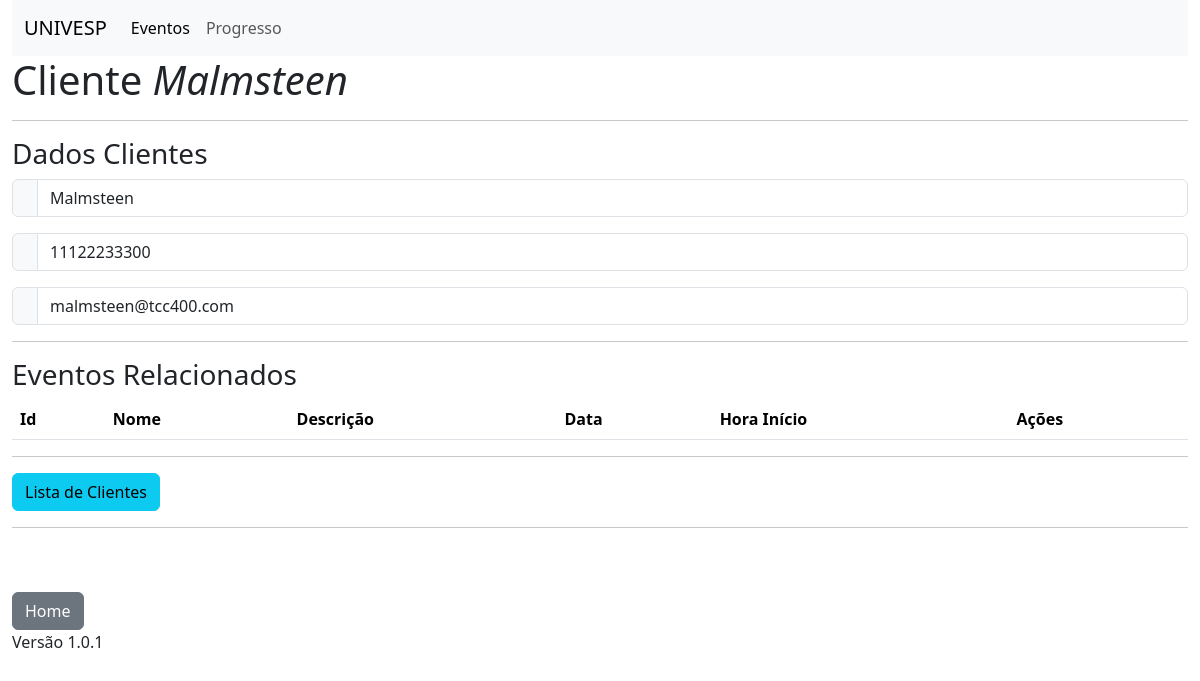
/cliente_ver/1, run on the app's committed database.
### models.py (models this page shows, shortened)
class Cliente(db.Model):
    __tablename__='clientes'
    id = db.Column(db.Integer, primary_key=True)
    nome = db.Column(db.String(100))
    cpf = db.Column(db.String(11))
    email = db.Column(db.String(100))
    eventos = db.relationship('Evento',
                              secondary=Cliente_Evento.__table__,
                              back_populates='clientes'
                              )

### routes.py (the view)
@app.route('/cliente_ver/<int:id>')
def cliente_ver(id):
    cliente = Cliente.query.get(id)
    clientes_eventos = Cliente_Evento.query.all()
    lista_eventos = []
    for cliente_evento in clientes_eventos:
        if cliente_evento.evento_id == cliente.id:
            evento = Evento.query.get(cliente_evento.cliente_id)
            print('Evento add: ', evento)
            lista_eventos.append(evento)
    return render_template('cliente_ver.html',cliente=cliente, lista_eventos=lista_eventos)

### templates/cliente_ver.html (shortened to what this page needs)
{% extends 'base.html' %}
{% block conteudo %}
<h1>Cliente <i>{{cliente.nome}}</i></h1>
<hr>
<h3>Dados Clientes</h3>
    <div class="input-group mb-3">
        <span class="input-group-text" id="basic-addon1"></span>
        <input type="text" class="form-control" placeholder="Nome" aria-label="Username" aria-describedby="basic-addon1" name="nome" value="{{cliente.nome}}">
    </div>
    <div class="input-group mb-3">
        <span class="input-group-text" id="basic-addon1"></span>
        <input type="text" class="form-control" placeholder="CPF" aria-label="Username" aria-describedby="basic-addon1" name="cpf" value="{{cliente.cpf}}">
    </div>
    <div class="input-group mb-3">
        <span class="input-group-text" id="basic-addon1"></span>
        <input type="text" class="form-control" placeholder="E-mail" aria-label="Username" aria-describedby="basic-addon1" name="email" value="{{cliente.email}}">
    </div>
  <hr>
  <h3>Eventos Relacionados</h3>
  <table class="table table-striped">
    <thead>
      <tr>
        <th scope="col">Id</th>
        <th scope="col">Nome</th>
        <th scope="col">Descrição</th>
        <th scope="col">Data</th>
        <th scope="col">Hora Início</th>
        <th scope="col">Ações</th>
      </tr>
    </thead>
  </table>
<hr>
<a class="btn btn-info" href="{{url_for('cliente_lista')}}" role="button">Lista de Clientes</a>
{% endblock %}

### data on the page
Cliente: nome "Malmsteen", cpf "11122233300", email "malmsteen@tcc400.com"
